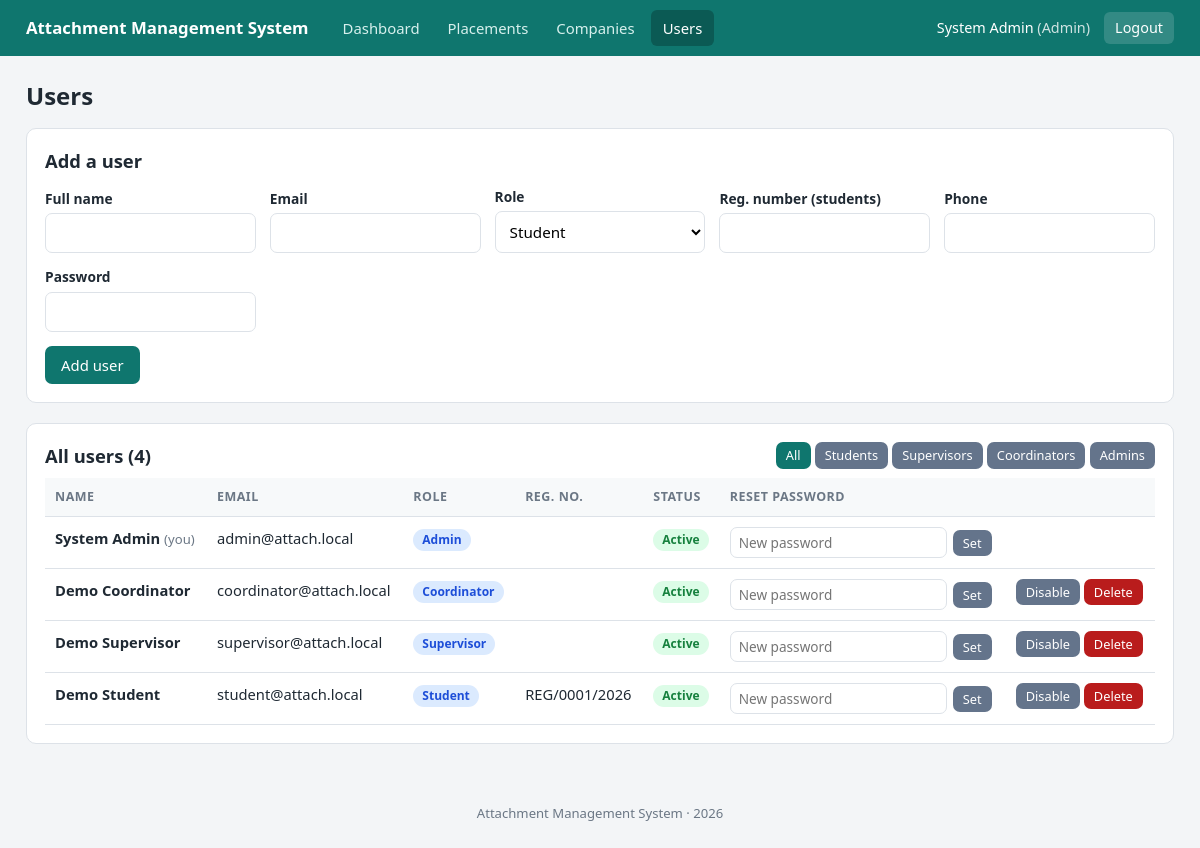
/users.php (signed in), run on the app's committed database.
### tables this page shows
CREATE TABLE IF NOT EXISTS users (
  id INT AUTO_INCREMENT PRIMARY KEY,
  full_name VARCHAR(120) NOT NULL,
  email VARCHAR(120) NOT NULL UNIQUE,
  password VARCHAR(255) NOT NULL,
  role ENUM('student','supervisor','coordinator','admin') NOT NULL,
  reg_no VARCHAR(50) NULL,
  phone VARCHAR(30) NULL,
  status ENUM('active','disabled') NOT NULL DEFAULT 'active',
  created_at TIMESTAMP NOT NULL DEFAULT CURRENT_TIMESTAMP
);

### includes/init.php (called while the page is built, shortened)
<?php
try {
    $db = new mysqli(DB_HOST, DB_USER, DB_PASS, DB_NAME);
    $db->set_charset('utf8mb4');
} catch (mysqli_sql_exception $ex) {
    die('<h3>Database connection failed</h3><p>Start <b>Apache</b> and <b>MySQL</b> in the XAMPP Control Panel, then import <code>database.sql</code> in phpMyAdmin.</p>');
}
function e($s) { return htmlspecialchars((string)$s, ENT_QUOTES, 'UTF-8'); }
function q($sql, $types = '', ...$params) {
    global $db;
    $st = $db->prepare($sql);
    $st->execute();
    return $st;
}
function rows($sql, $types = '', ...$params) {
    return q($sql, $types, ...$params)->get_result()->fetch_all(MYSQLI_ASSOC);
}
function current_user() {
    return $_SESSION['user'] ?? null;
}

### users.php (the view, shortened to what this page needs)
<?php
require 'includes/init.php';
$roles = ['student', 'supervisor', 'coordinator', 'admin'];
$filter = in_array($_GET['role'] ?? '', $roles, true) ? $_GET['role'] : '';
$list = $filter
    ? rows("SELECT * FROM users WHERE role = ? ORDER BY full_name", 's', $filter)
    : rows("SELECT * FROM users ORDER BY FIELD(role, 'admin', 'coordinator', 'supervisor', 'student'), full_name");
require 'includes/header.php';
?>
<div class="page-head"><h1>Users</h1></div>
<div class="card">
  <h2>Add a user</h2>
  <form method="post">
    <div class="form-grid">
      <div><label>Full name</label><input type="text" name="full_name" required></div>
      <div><label>Email</label><input type="email" name="email" required></div>
      <div>
        <label>Role</label>
        <select name="role" required>
          <?php foreach ($roles as $r): ?><option value="<?= e($r) ?>"><?= e(ucfirst($r)) ?></option><?php endforeach; ?>
        </select>
      </div>
      <div><label>Reg. number (students)</label><input type="text" name="reg_no"></div>
      <div><label>Phone</label><input type="text" name="phone"></div>
      <div><label>Password</label><input type="password" name="password" minlength="6" required></div>
    </div>
    <div class="form-actions"><button type="submit">Add user</button></div>
  </form>
</div>
<div class="card">
  <div class="page-head" style="margin-bottom:8px">
    <h2 style="margin:0">All users (<?= count($list) ?>)</h2>
    <div>
      <a class="btn small <?= $filter === '' ? '' : 'secondary' ?>" href="users.php">All</a>
      <?php foreach ($roles as $r): ?>
        <a class="btn small <?= $filter === $r ? '' : 'secondary' ?>" href="users.php?role=<?= e($r) ?>"><?= e(ucfirst($r)) ?>s</a>
      <?php endforeach; ?>
    </div>
  </div>
  <div class="table-wrap"><table>
    <thead><tr><th>Name</th><th>Email</th><th>Role</th><th>Reg. no.</th><th>Status</th><th>Reset password</th><th></th></tr></thead>
    <tbody>
    <?php foreach ($list as $r): $self = (int)$r['id'] === (int)$u['id']; ?>
      <tr>
        <td><strong><?= e($r['full_name']) ?></strong><?= $self ? ' <span class="muted small">(you)</span>' : '' ?></td>
        <td><?= e($r['email']) ?></td>
        <td><span class="badge info"><?= e(ucfirst($r['role'])) ?></span></td>
        <td><?= e($r['reg_no']) ?></td>
        <td><?= $r['status'] === 'active' ? '<span class="badge ok">Active</span>' : '<span class="badge bad">Disabled</span>' ?></td>
        <td>
          <form class="inline" method="post">
            <input type="password" name="password" placeholder="New password" minlength="6" required>
            <button class="small secondary" style="background:#64748b">Set</button>
          </form>
        </td>
        <td class="nowrap">
          <?php if (!$self): ?>
          <form class="inline" method="post">
            <button class="small secondary" style="background:#64748b"><?= $r['status'] === 'active' ? 'Disable' : 'Enable' ?></button>
          </form>
          <form class="inline" method="post" onsubmit="return confirm('Delete this user and all of their records?')">
            <button class="small danger">Delete</button>
          </form>
          <?php endif; ?>
        </td>
      </tr>
    <?php endforeach; ?>
    </tbody>
  </table></div>
</div>
<?php require 'includes/footer.php'; ?>

### includes/header.php (shortened to what this page needs)
<?php
$u = current_user();
$role = $u['role'] ?? '';
$cur = basename($_SERVER['PHP_SELF']);
$nav = [];
if ($role) { $nav['dashboard.php'] = 'Dashboard'; }
if (in_array($role, ['coordinator', 'admin'], true)) {
    $nav['placements.php'] = 'Placements';
    $nav['companies.php'] = 'Companies';
}
if ($role === 'admin') { $nav['users.php'] = 'Users'; }
?><!DOCTYPE html>
<html lang="en">
<head>
<link rel="stylesheet" href="css/style.css">
</head>
<body>
<header class="topbar">
  <div class="wrap bar-inner">
    <a class="brand" href="dashboard.php"><?= e(APP_NAME) ?></a>
    <?php if ($u): ?>
      <nav>
        <?php foreach ($nav as $file => $label): ?>
          <a href="<?= e($file) ?>" class="<?= $cur === $file ? 'active' : '' ?>"><?= e($label) ?></a>
        <?php endforeach; ?>
      </nav>
      <div class="user">
        <span><?= e($u['name']) ?> <em>(<?= e(ucfirst($u['role'])) ?>)</em></span>
        <a href="logout.php">Logout</a>
      </div>
    <?php endif; ?>
  </div>
</header>
<main class="wrap">

### includes/footer.php
</main>
<footer class="wrap small muted foot">
  <?= e(APP_NAME) ?> · <?= date('Y') ?>
</footer>
</body>
</html>

### css/style.css (style rules this page uses)
:root { --primary: #0f766e; --primary-dark: #0b5a54; --bg: #f3f5f7; --card: #ffffff; --text: #1f2933; --muted: #6b7785; --border: #dde2e8; --ok: #15803d; --warn: #b45309; --bad: #b91c1c; --info: #1d4ed8; }
* { box-sizing: border-box; }
body { margin: 0; font-family: "Segoe UI", system-ui, -apple-system, Arial, sans-serif; background: var(--bg); color: var(--text); line-height: 1.5; }
a { color: var(--primary); }
.wrap { max-width: 1180px; margin: 0 auto; padding: 0 16px; }
main.wrap { padding-top: 22px; padding-bottom: 30px; min-height: 70vh; }
.muted { color: var(--muted); }
.small { font-size: 0.82rem; }
.nowrap { white-space: nowrap; }
.topbar { background: var(--primary); color: #fff; }
.bar-inner { display: flex; align-items: center; gap: 22px; flex-wrap: wrap; min-height: 56px; }
.brand { color: #fff; font-weight: 700; text-decoration: none; font-size: 1.05rem; }
.topbar nav { display: flex; gap: 4px; flex: 1; flex-wrap: wrap; }
.topbar nav a { color: #d7f0ed; text-decoration: none; padding: 7px 12px; border-radius: 6px; font-size: 0.93rem; }
.topbar nav a:hover, .topbar nav a.active { background: var(--primary-dark); color: #fff; }
.user { font-size: 0.9rem; display: flex; gap: 14px; align-items: center; }
.user em { font-style: normal; opacity: 0.8; }
.user a { color: #fff; background: rgba(255,255,255,0.15); padding: 5px 11px; border-radius: 6px; text-decoration: none; }
h1 { font-size: 1.5rem; margin: 0 0 16px; }
h2 { font-size: 1.15rem; margin: 0 0 12px; }
.card { background: var(--card); border: 1px solid var(--border); border-radius: 10px; padding: 18px; margin-bottom: 20px; }
.page-head { display: flex; justify-content: space-between; align-items: center; gap: 12px; flex-wrap: wrap; margin-bottom: 14px; }
.page-head h1 { margin: 0; }
.table-wrap { overflow-x: auto; }
table { width: 100%; border-collapse: collapse; font-size: 0.92rem; }
th, td { text-align: left; padding: 10px 10px; border-bottom: 1px solid var(--border); vertical-align: top; }
th { background: #f7f9fa; font-size: 0.78rem; text-transform: uppercase; letter-spacing: 0.04em; color: var(--muted); }
.badge { display: inline-block; padding: 2px 9px; border-radius: 99px; font-size: 0.75rem; font-weight: 600; background: #e5e9ee; color: #374151; }
.badge.ok { background: #dcfce7; color: var(--ok); }
.badge.info { background: #dbeafe; color: var(--info); }
.btn, button { display: inline-block; background: var(--primary); color: #fff; border: 0; padding: 9px 16px; border-radius: 7px; font-size: 0.93rem; cursor: pointer; text-decoration: none; font-family: inherit; }
.btn.small, button.small { padding: 4px 10px; font-size: 0.8rem; }
.btn.secondary { background: #64748b; }
.btn.danger, button.danger { background: var(--bad); }
form.inline { display: inline-flex; gap: 6px; align-items: center; margin: 0; }
label { display: block; font-weight: 600; font-size: 0.86rem; margin-bottom: 4px; }
input[type=text], input[type=email], input[type=password], input[type=date], select, textarea { width: 100%; padding: 9px 10px; border: 1px solid var(--border); border-radius: 7px; font-size: 0.95rem; font-family: inherit; background: #fff; }
td input[type=text], td input[type=password] { padding: 5px 8px; font-size: 0.85rem; }
.form-grid { display: grid; grid-template-columns: repeat(auto-fit, minmax(210px, 1fr)); gap: 14px; align-items: end; }
.form-actions { margin-top: 14px; display: flex; gap: 10px; }
.foot { padding-top: 10px; padding-bottom: 24px; text-align: center; }

### data on the page
users: full_name "System Admin", role "Admin", shows "(you)", email "admin@attach.local", status "Active"
users: full_name "Demo Coordinator", email "coordinator@attach.local", role "Coordinator", status "Active"
users: full_name "Demo Supervisor", email "supervisor@attach.local", role "Supervisor", status "Active"
users: full_name "Demo Student", email "student@attach.local", role "Student", reg_no "REG/0001/2026", status "Active"

### other printed values
APP_NAME "Attachment Management System"
$label "Dashboard"
$label "Placements"
$label "Companies"
$label "Users"
count($list) "4"
$r "Student"
$r "Supervisor"
$r "Coordinator"
$r "Admin"
form field role "Student"
